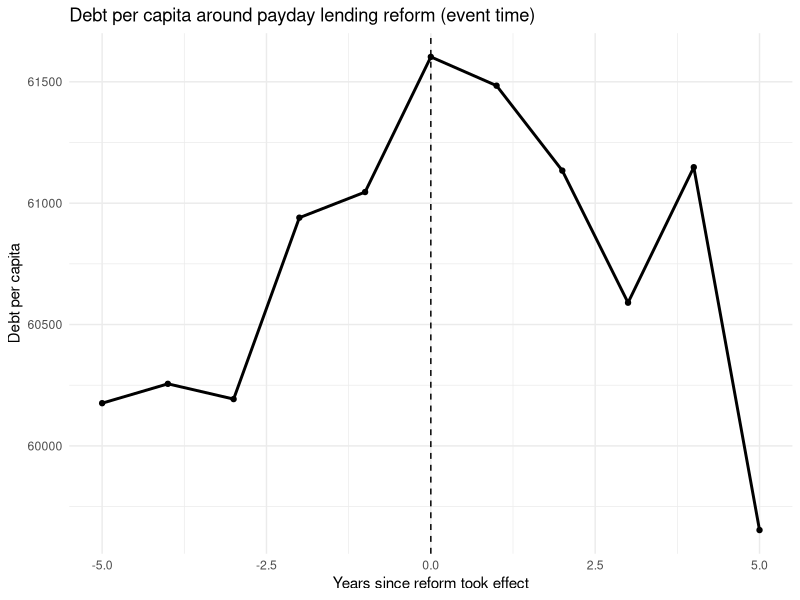
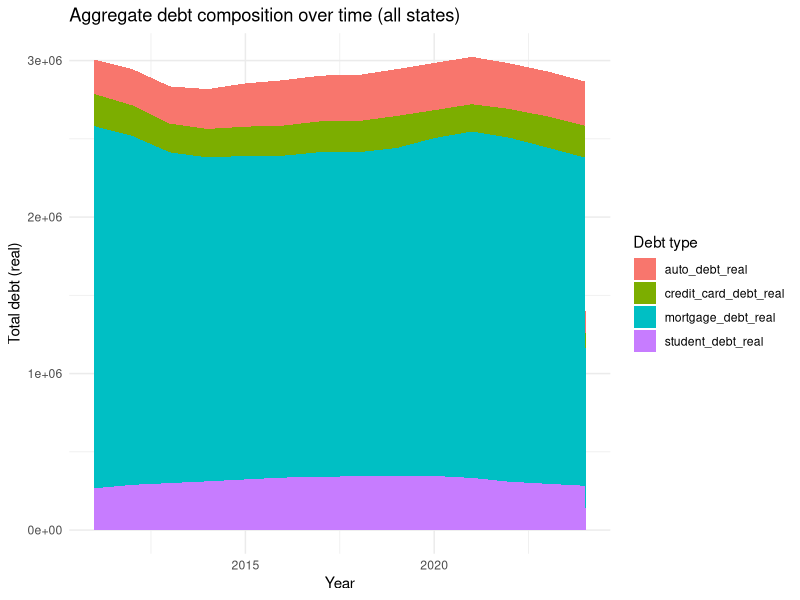
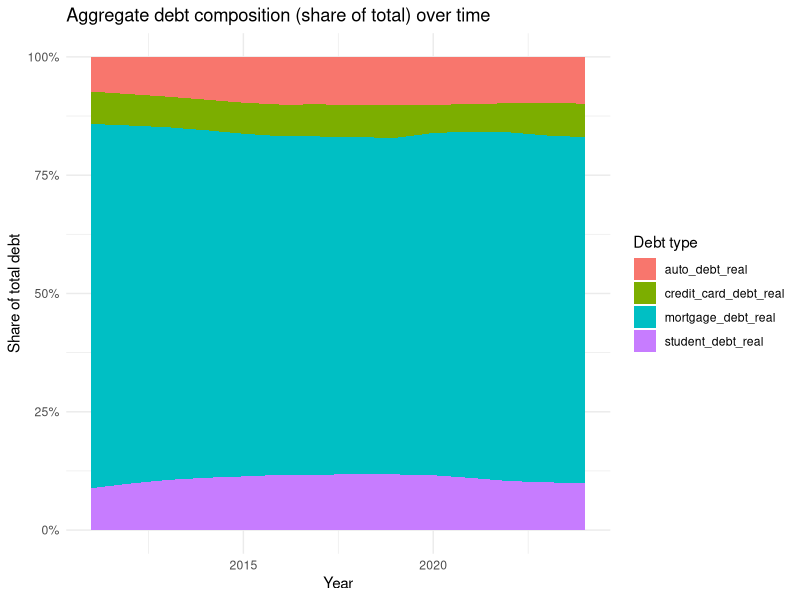
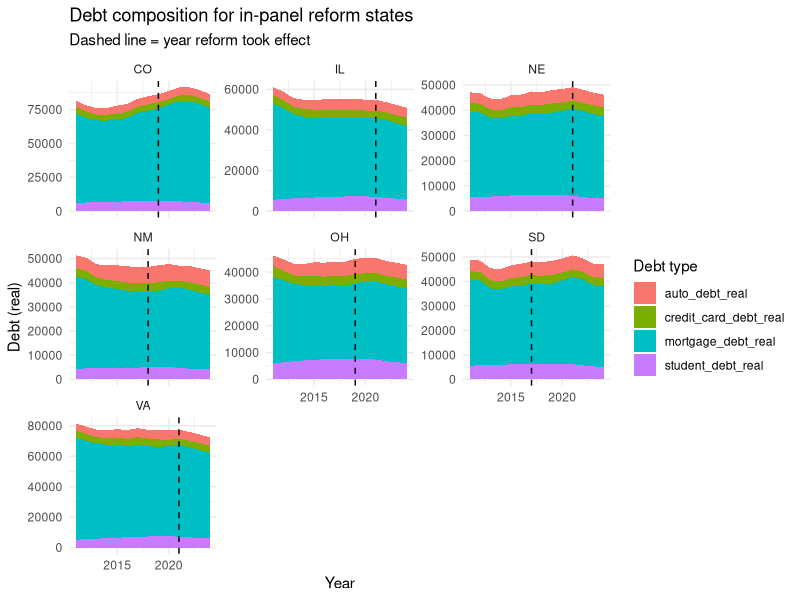
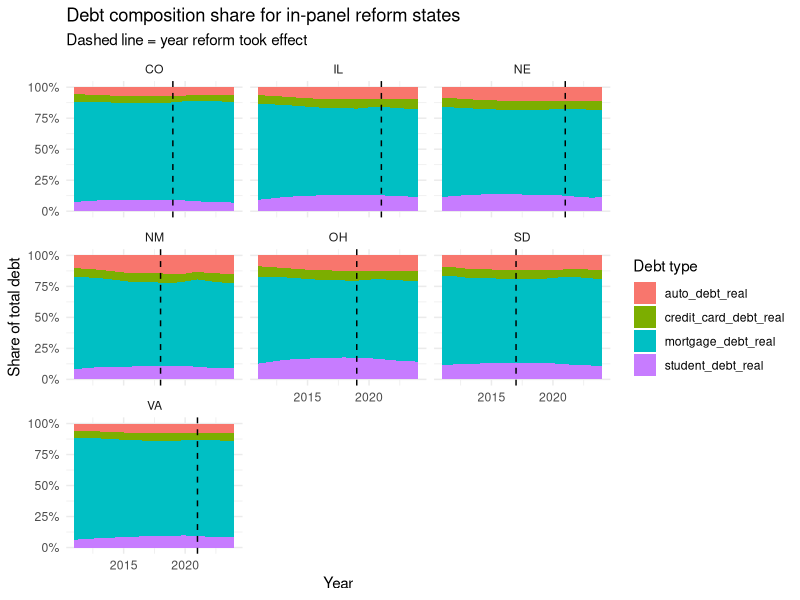
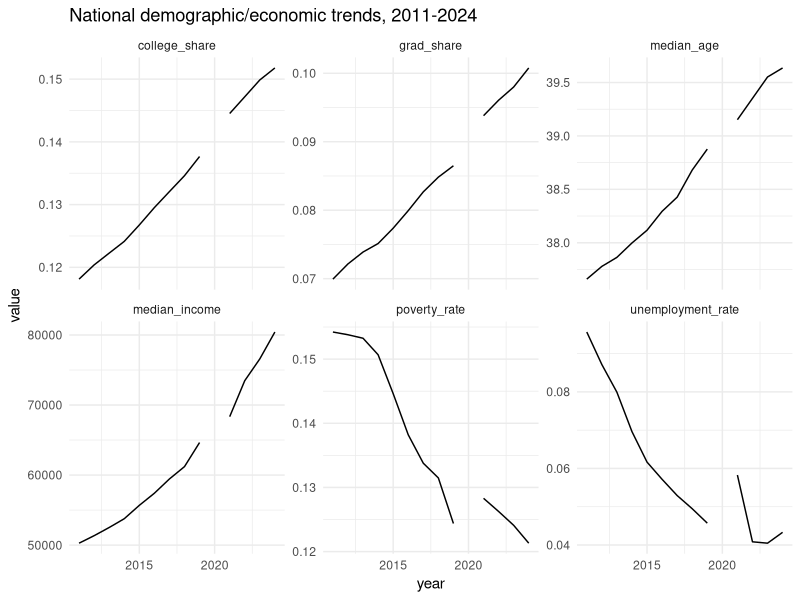
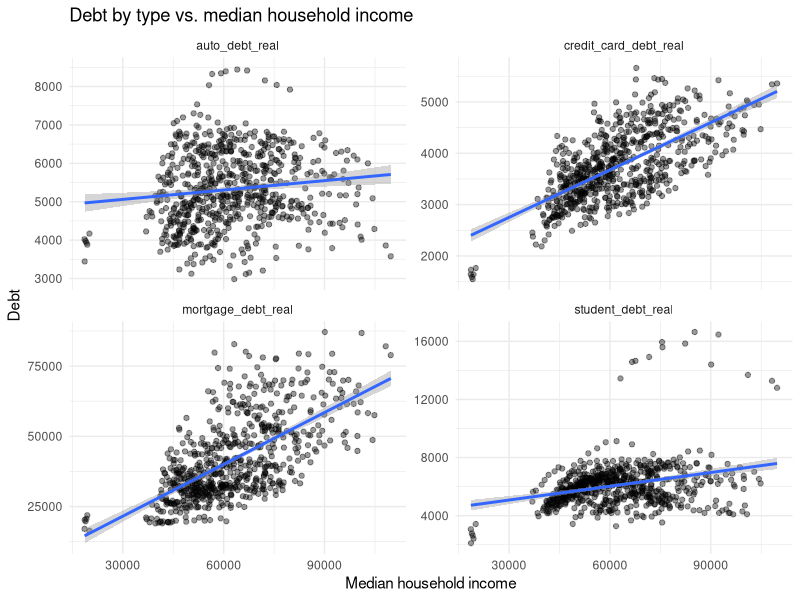
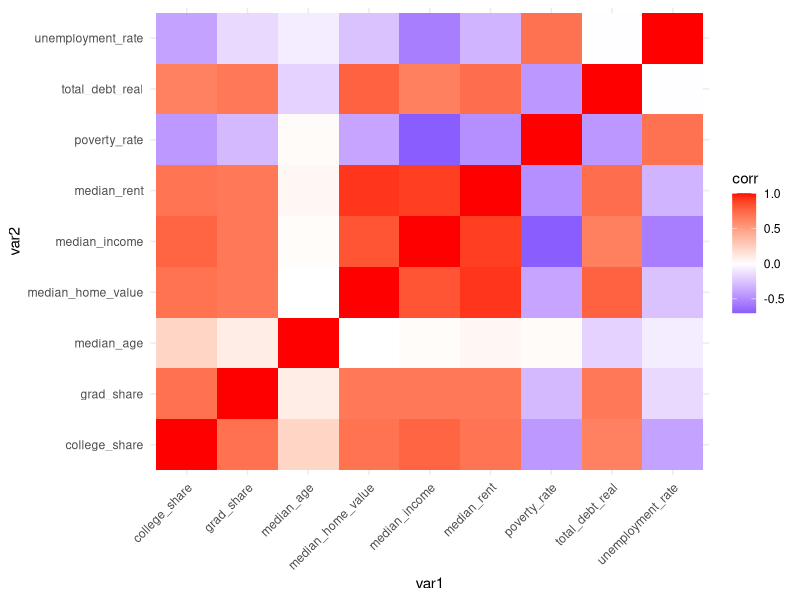

Write the R code that produced these figures, in order.
library(tidyverse)
library(ggplot2)

panel <- read.csv("data/processed/state_debt_demographics.csv") %>%
  select(-1) %>%
  filter(state != "allUS")

summary(panel)

# Missingness check
panel %>%
  summarise(across(everything(), ~ sum(is.na(.)))) %>%
  pivot_longer(everything(), names_to = "var", values_to = "n_na") %>%
  filter(n_na > 0) %>%
  arrange(desc(n_na))

panel %>%
  group_by(state) %>%
  summarise(n_years = n(), .groups = "drop") %>%
  arrange(n_years)

# 2020 demographic statistics excluded due to missing ACS survey data.

# Pay-day lending indicators incorporation
# Two separate constructs, variables:
#
#   rate_cap_36  : state enforces (or enforced, once effective) an
#                  all-in APR cap of roughly 36% or lower on small-dollar/
#                  payday-style loans -- Pew's "restrictive" category.
#                  This is the closest thing to a payday-lending ban.
#
#   comp_reform  : state passed a "comprehensive reform" law that
#                  restructures payday lending (installment structure,
#                  affordability checks, fee caps) WITHOUT pushing the
#                  all-in APR down to ~36%. Payday lending continues to
#                  operate, just under materially different rules.
#                  Colorado, Ohio, and Virginia are the canonical cases.
#
# Both are coded as of-the-year dummies (1 from the effective year
# onward), so a single state can, in principle, carry a reform_year for
# each construct if its law changed more than once (New Mexico did:
# a partial 2018 cap, tightened to a strict 36% all-in cap in 2023).
#
# Sources: 
#

# States that were already in the ~36%-cap / prohibition category for the entire panel (2011-2024)
always_restrictive <- c(
  "AZ", "AR", "CT", "GA", "MD", "MA", "MT",
  "NH", "NJ", "NY", "NC", "PA", "VT", "WV", "DC"
)

# States that moved into the strict ~36% all-in cap category during the panel, with the year the cap took effect:
rate_cap_36_effective_year <- tribble(
  ~state, ~rate_cap_year,
  "SD",   2017,
  "NM",   2018,
  "IL",   2021,
  "NE",   2021
)

# States with a "comprehensive reform" (not a strict 36% cap) that took effect during the panel:
comp_reform_effective_year <- tribble(
  ~state, ~comp_reform_year,
  "CO", 2019,
  "OH", 2019,
  "VA", 2021
)

# New Mexico's 2023 tightening (HB 132) upgraded it from a partial cap to a strict 36% all-in cap on loans up to $10,000:
nm_tighten_year <- 2023

reform <- panel %>%
  distinct(state) %>%
  left_join(rate_cap_36_effective_year, by = "state") %>%
  left_join(comp_reform_effective_year, by = "state") %>%
  mutate(
    always_restrictive = state %in% always_restrictive,
    nm_tighten_year = if_else(state == "NM", nm_tighten_year, NA_real_)
  )

panel <- panel %>%
  left_join(reform, by = "state") %>%
  mutate(
    rate_cap_36 = case_when(
      always_restrictive                                   ~ 1L,
      !is.na(rate_cap_year) & year >= rate_cap_year         ~ 1L,
      TRUE                                                  ~ 0L
    ),
    nm_strict_cap = if_else(state == "NM" & year >= nm_tighten_year, 1L, 0L),
    comp_reform = case_when(
      !is.na(comp_reform_year) & year >= comp_reform_year  ~ 1L,
      TRUE                                                  ~ 0L
    ),
    any_reform = as.integer(rate_cap_36 == 1 | comp_reform == 1),
    reform_year = coalesce(rate_cap_year, comp_reform_year),
    event_time = year - reform_year
  ) %>%
  select(-rate_cap_year, -comp_reform_year, -nm_tighten_year,
         -always_restrictive)


# Data Exploration and visualization
# Debt data and composition
# Plot: Debt per capita around reform year (only states with an in-panel policy change)
panel %>%
  filter(!is.na(event_time), abs(event_time) <= 5) %>%
  group_by(event_time) %>%
  summarise(mean_debt_pc = mean(total_debt_real, na.rm = TRUE), .groups = "drop") %>%
  ggplot(aes(event_time, mean_debt_pc)) +
  geom_line(linewidth = 1) +
  geom_point() +
  geom_vline(xintercept = 0, linetype = "dashed") +
  labs(
    title = "Debt per capita around payday lending reform (event time)",
    x = "Years since reform took effect", y = "Debt per capita"
  ) +
  theme_minimal()

debt_composition_vars <- panel %>%
  select(matches("_debt"), -any_of("total_debt_real")) %>%
  names()
 
debt_composition_vars
 
panel_long_debt <- panel %>%
  select(state, year, all_of(debt_composition_vars)) %>%
  pivot_longer(all_of(debt_composition_vars), names_to = "debt_type", values_to = "amount")
 
# Plot: Aggregate debt composition over time (levels, stacked area)
panel_long_debt %>%
  group_by(year, debt_type) %>%
  summarise(total_amount = sum(amount, na.rm = TRUE), .groups = "drop") %>%
  ggplot(aes(year, total_amount, fill = debt_type)) +
  geom_area(position = "stack") +
  labs(
    title = "Aggregate debt composition over time (all states)",
    x = "Year", y = "Total debt (real)", fill = "Debt type"
  ) +
  theme_minimal()
 
# Plot: Aggregate debt composition over time (100% stacked area)
panel_long_debt %>%
  group_by(year, debt_type) %>%
  summarise(total_amount = sum(amount, na.rm = TRUE), .groups = "drop") %>%
  group_by(year) %>%
  mutate(share = total_amount / sum(total_amount, na.rm = TRUE)) %>%
  ungroup() %>%
  ggplot(aes(year, share, fill = debt_type)) +
  geom_area(position = "fill") +
  scale_y_continuous(labels = scales::percent) +
  labs(
    title = "Aggregate debt composition (share of total) over time",
    x = "Year", y = "Share of total debt", fill = "Debt type"
  ) +
  theme_minimal()
 
# Plot: Debt composition for states with an in-panel policy change only
reform_states <- panel %>%
  filter(!is.na(reform_year)) %>%
  distinct(state, reform_year)
 
panel_long_debt %>%
  inner_join(reform_states, by = "state") %>%
  ggplot(aes(year, amount, fill = debt_type)) +
  geom_area(position = "stack") +
  geom_vline(aes(xintercept = reform_year), linetype = "dashed", color = "black") +
  facet_wrap(~ state, scales = "free_y") +
  labs(
    title = "Debt composition for in-panel reform states",
    subtitle = "Dashed line = year reform took effect",
    x = "Year", y = "Debt (real)", fill = "Debt type"
  ) +
  theme_minimal()
 
# Plot: Debt composition for in-panel policy states (100% stacked area)
panel_long_debt %>%
  inner_join(reform_states, by = "state") %>%
  group_by(state, year) %>%
  mutate(share = amount / sum(amount, na.rm = TRUE)) %>%
  ungroup() %>%
  ggplot(aes(year, share, fill = debt_type)) +
  geom_area(position = "fill") +
  geom_vline(aes(xintercept = reform_year), linetype = "dashed", color = "black") +
  scale_y_continuous(labels = scales::percent) +
  facet_wrap(~ state) +
  labs(
    title = "Debt composition share for in-panel reform states",
    subtitle = "Dashed line = year reform took effect",
    x = "Year", y = "Share of total debt", fill = "Debt type"
  ) +
  theme_minimal()

# Demographic data
panel <- panel %>%
  mutate(across(c(total_pop, white, black, native, asian, pacific, other, multiracial,
                   hispanic, college, masters, professional, doctorate, poverty,
                   median_income, labor_force, unemployed, median_rent, median_home_value,
                   `X18_29`, `X30_44`, `X45_64`, `X65plus`, under18, median_age,
                   debt, auto, credit, mortgage, studentloan),
                as.numeric)) %>%
  mutate(
    poverty_rate     = poverty / total_pop,
    unemployment_rate = unemployed / labor_force,
    college_share    = college / total_pop,
    grad_share       = (masters + professional + doctorate) / total_pop,
    hispanic_share   = hispanic / total_pop,
    black_share      = black / total_pop,
    white_share      = white / total_pop,
    share_18_29 = `X18_29` / total_pop,
    share_30_44 = `X30_44` / total_pop,
    share_45_64 = `X45_64` / total_pop,
    share_65plus = `X65plus` / total_pop
  )

# Plot: Time trends for aggregate demographic data
panel %>%
  group_by(year) %>%
  summarise(across(c(median_age, poverty_rate, unemployment_rate,
                      college_share, grad_share, median_income), 
                    ~ mean(.x, na.rm = TRUE)), .groups = "drop") %>%
  pivot_longer(-year, names_to = "metric", values_to = "value") %>%
  ggplot(aes(year, value)) +
  geom_line() +
  facet_wrap(~ metric, scales = "free_y") +
  labs(title = "National demographic/economic trends, 2011-2024") +
  theme_minimal()

# Plot: Debt type vs median household income scatter
panel_long_debt %>%
  left_join(panel %>% select(state, year, median_income, poverty_rate,
                              unemployment_rate, college_share, median_age),
            by = c("state","year")) %>%
  ggplot(aes(median_income, amount)) +
  geom_point(alpha = 0.4) +
  geom_smooth(method = "lm", se = TRUE) +
  facet_wrap(~ debt_type, scales = "free_y") +
  labs(title = "Debt by type vs. median household income",
       x = "Median household income", y = "Debt") +
  theme_minimal()

# Plot: Demographic variable correlation plot
cor_vars <- panel %>%
  select(total_debt_real, median_age, poverty_rate, unemployment_rate,
         college_share, grad_share, median_income, median_rent, median_home_value) %>%
  cor(use = "pairwise.complete.obs")

cor_vars %>%
  as.data.frame() %>%
  rownames_to_column("var1") %>%
  pivot_longer(-var1, names_to = "var2", values_to = "corr") %>%
  ggplot(aes(var1, var2, fill = corr)) +
  geom_tile() +
  scale_fill_gradient2(low = "blue", high = "red", mid = "white", midpoint = 0) +
  theme_minimal() +
  theme(axis.text.x = element_text(angle = 45, hjust = 1))

# Plot: Student loan vs age group shares scatter
panel_long_debt %>%
  filter(debt_type == "student_debt_real") %>%
  left_join(panel %>% select(state, year, share_18_29, share_30_44, share_45_64, share_65plus),
            by = c("state", "year")) %>%
  pivot_longer(starts_with("share_"), names_to = "age_group", values_to = "share") %>%
  ggplot(aes(share, amount)) +
  geom_point(alpha = 0.4) +
  geom_smooth(method = "lm", se = TRUE) +
  facet_wrap(~ age_group, scales = "free_x") +
  labs(
    title = "Student loan debt vs. all age-group shares",
    x = "Age group share of state population", y = "Student loan debt"
  ) +
  theme_minimal()

# Plot: Mortgage loan vs age group shares scatter
panel_long_debt %>%
  filter(debt_type == "mortgage_debt_real") %>%
  left_join(panel %>% select(state, year, share_18_29, share_30_44, share_45_64, share_65plus),
            by = c("state", "year")) %>%
  pivot_longer(starts_with("share_"), names_to = "age_group", values_to = "share") %>%
  ggplot(aes(share, amount)) +
  geom_point(alpha = 0.4) +
  geom_smooth(method = "lm", se = TRUE) +
  facet_wrap(~ age_group, scales = "free_x") +
  labs(
    title = "Mortgage loan debt vs. all age-group shares",
    x = "Age group share of state population", y = "Mortgage loan debt"
  ) +
  theme_minimal()

# Plot: Auto loan vs age group shares scatter
panel_long_debt %>%
  filter(debt_type == "auto_debt_real") %>%
  left_join(panel %>% select(state, year, share_18_29, share_30_44, share_45_64, share_65plus),
            by = c("state", "year")) %>%
  pivot_longer(starts_with("share_"), names_to = "age_group", values_to = "share") %>%
  ggplot(aes(share, amount)) +
  geom_point(alpha = 0.4) +
  geom_smooth(method = "lm", se = TRUE) +
  facet_wrap(~ age_group, scales = "free_x") +
  labs(
    title = "Auto loan debt vs. all age-group shares",
    x = "Age group share of state population", y = "Auto loan debt"
  ) +
  theme_minimal()

# Plot: Credit loan vs age group shares scatter
panel_long_debt %>%
  filter(debt_type == "credit_card_debt_real") %>%
  left_join(panel %>% select(state, year, share_18_29, share_30_44, share_45_64, share_65plus),
            by = c("state", "year")) %>%
  pivot_longer(starts_with("share_"), names_to = "age_group", values_to = "share") %>%
  ggplot(aes(share, amount)) +
  geom_point(alpha = 0.4) +
  geom_smooth(method = "lm", se = TRUE) +
  facet_wrap(~ age_group, scales = "free_x") +
  labs(
    title = "Credit loan debt vs. all age-group shares",
    x = "Age group share of state population", y = "Credit loan debt"
  ) +
  theme_minimal()
